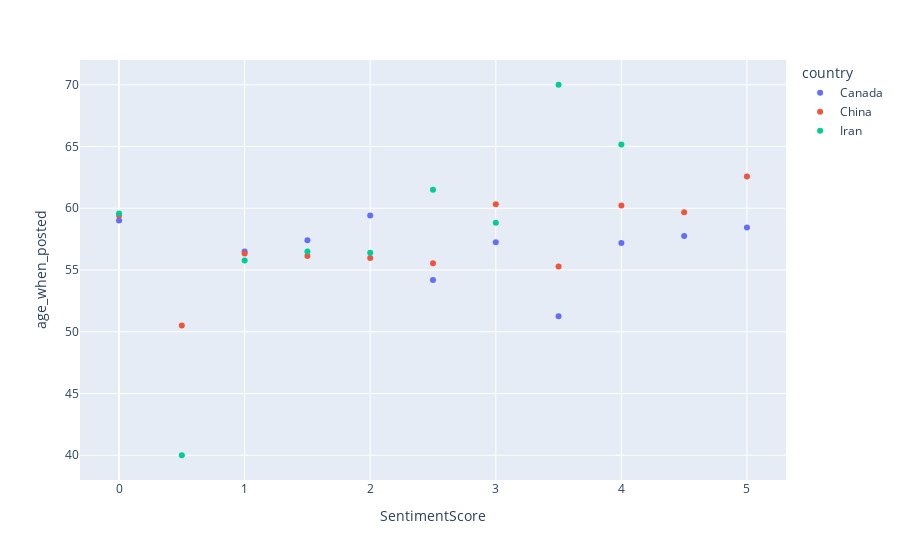

Notebook cell for this chart:
### Code cell
scores = df[df["SentimentScore"] <= 5.0]
scores_by_age = pd.DataFrame(scores.groupby(["SentimentScore", "country"])["age_when_posted"].mean()).reset_index()
px.scatter(scores_by_age, x = "SentimentScore", y = "age_when_posted", color = "country")

### Figure 1 — Plotly figure (JSON) as saved in the notebook; plotly's stock layout.template omitted (floating-point values rounded to 4 significant figures)
{"data": [{"hovertemplate": "country=Canada<br>SentimentScore=%{x}<br>age_when_posted=%{y}<extra></extra>", "legendgroup": "Canada", "marker": {"color": "#636efa", "symbol": "circle"}, "mode": "markers", "name": "Canada", "orientation": "v", "showlegend": true, "type": "scatter", "x": [0, 1, 1.5, 2, 2.5, 3, 3.5, 4, 4.5, 5], "xaxis": "x", "y": [59, 56.5, 57.4, 59.42, 54.2, 57.26, 51.25, 57.19, 57.75, 58.45], "yaxis": "y"}, {"hovertemplate": "country=China<br>SentimentScore=%{x}<br>age_when_posted=%{y}<extra></extra>", "legendgroup": "China", "marker": {"color": "#EF553B", "symbol": "circle"}, "mode": "markers", "name": "China", "orientation": "v", "showlegend": true, "type": "scatter", "x": [0, 0.5, 1, 1.5, 2, 2.5, 3, 3.5, 4, 4.5, 5], "xaxis": "x", "y": [59.41, 50.5, 56.33, 56.13, 55.97, 55.54, 60.31, 55.29, 60.21, 59.67, 62.57], "yaxis": "y"}, {"hovertemplate": "country=Iran<br>SentimentScore=%{x}<br>age_when_posted=%{y}<extra></extra>", "legendgroup": "Iran", "marker": {"color": "#00cc96", "symbol": "circle"}, "mode": "markers", "name": "Iran", "orientation": "v", "showlegend": true, "type": "scatter", "x": [0, 0.5, 1, 1.5, 2, 2.5, 3, 3.5, 4], "xaxis": "x", "y": [59.58, 40, 55.77, 56.5, 56.4, 61.5, 58.83, 70, 65.16], "yaxis": "y"}], "layout": {"legend": {"title": {"text": "country"}, "tracegroupgap": 0}, "margin": {"t": 60}, "xaxis": {"anchor": "y", "domain": [0, 1], "title": {"text": "SentimentScore"}}, "yaxis": {"anchor": "x", "domain": [0, 1], "title": {"text": "age_when_posted"}}}}
